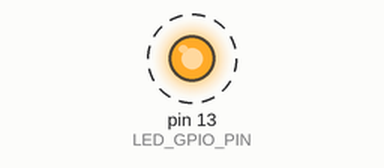
This sketch was run on a simulated Arduino Uno, built with avr-gcc and run on an emulated ATmega328P. On the bench: output pins drawn as LEDs (lit = HIGH). Dashed ring = blinking.

Above: at 0.5 s.
Timing chart, 0 to 4.6 s (numbered marks = the images above):
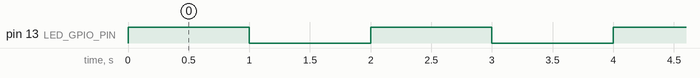

Measured:
- by itself, pin 13 (LED_GPIO_PIN): alternates HIGH for 1.0 s and LOW for 1.0 s

The sketch:

blink.ino
```cpp
#define LED_GPIO_PIN  13

// the setup function runs once when you press reset or power the board
void setup() { // initialize digital pin 13 as an output.
  pinMode(LED_GPIO_PIN, OUTPUT);
}

void ledOn() {
  digitalWrite(LED_GPIO_PIN, HIGH);   // turn the LED on (HIGH is the voltage level)
}

void ledOff() {
  digitalWrite(LED_GPIO_PIN, LOW);    // turn the LED off by making the voltage LOW
}// the loop function runs over and over again forever

void loop() {
  ledOn();
  delay(1000);              // wait for a second
  ledOff();
  delay(1000);              // wait for a second
}
```
